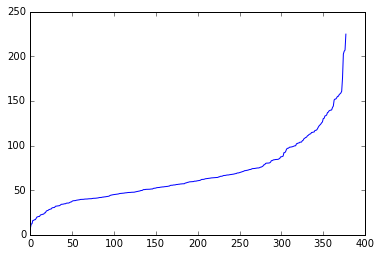

This chart was generated by the following Python code:
# -*- coding: utf-8 -*-
"""
Created on Fri Nov  1 13:43:12 2019

@author: Administrator
"""
import os
import numpy as np
import traceback
import matplotlib.pyplot as plt
import pandas as pd

def to_energy(file_msg):
    text=separate(file_msg)#每个不同的谱面
    title=[]
    BPM=-1
    level=[]
    measure=1
    energy=[]
    note_counts=[]
    total_ts=[]
    densities=[]
    for i in range(len(text)):
        flag=False
        
        for line in text[i][0]:#获取信息
            if ':' in line:[name,value]=line.split(':')
            else:continue
            if name=='TITLE':title.append(value)
            if name=='BPM':BPM=float(value)
            if name=='LEVEL':level.append(int(value))
            
        for line in text[i][0]:#仅限Oni
            if (line.lower() in('course:oni','course:3','course:4')):flag=True

        flag2=True
        for line in text[i][0]:#没写oni的也当oni（不然一堆没法统计）
            if ('course' in line.lower()): flag2=False

        if not flag and not flag2:continue
        
        count=0
        notes=[]#缓存要计算的音符值
        bpms=[]#缓存要计算的音符BPM
        measures=[]#缓存要计算的音符measure
        counts=[]#缓存要计算的音符当前小节count有多少个
        for line in text[i][1]:
            line=line.replace('#BPMCHANGE','#BPMCHANGE ')
            line=line.replace('#MEASURE','#MEASURE ')
            line=line.replace('  ',' ')
            line_split=line.split()
            if '#' in line and ' ' in line:
                name=line_split[0]
                value=line_split[1]
            #本问题只对BPM、measure和逗号前面的音符个数敏感。分歧谱面去掉
            if name=='#BRANCHSTART':return [],[],[],[]
            if name=='#BPMCHANGE':BPM=float(value)
            if name=='#MEASURE':
                [num,den]=[float(t) for t in value.split('/')]
                measure=num/den
            if '#' not in line:#是纯谱面数据
                line=line.replace(' ','')#去空格
                if ',' in line:#有逗号
                    if line==',':line='0,'
                    temp=line.index(',')
                    count+=temp
                    notes+=list(line[:temp])
                    bpms+=[BPM for i in range(temp)]
                    measures+=[measure for i in range(temp)]
                    counts+=[count for i in range(count)]
                    count=0#遇到逗号count归零
                else:
                    count+=len(line)
                    notes+=list(line)
                    bpms+=[BPM for i in range(len(line))]
                    measures+=[measure for i in range(len(line))]
                    #counts+=[count for i in range(len(line))]

        #头尾去除非1234的音符
        min_head_index=65535
        if '1' in notes:min_head_index=min([min_head_index,notes.index('1')])
        if '2' in notes:min_head_index=min([min_head_index,notes.index('2')])
        if '3' in notes:min_head_index=min([min_head_index,notes.index('3')])
        if '4' in notes:min_head_index=min([min_head_index,notes.index('4')])
        head=min_head_index
        tail=len(notes)-1
        while notes[tail] not in ['1','2','3','4']: tail-=1
        notes,bpms,measures,counts=notes[head:tail+1],bpms[head:tail+1],measures[head:tail+1],counts[head:tail+1]
        #开始计算能量
        energy_temp,note_count,i,dt,total_t=0,1,0,0,0
        while i<len(notes)-1:

            dt=240/bpms[i]*measures[i]/counts[i]
            j=i+1
            while j<len(notes) and notes[j] not in ['1','2','3','4']:
                dt+=240/bpms[j]*measures[j]/counts[j]
                j+=1
            energy_temp+=1/dt**2
            i=j
            note_count+=1
            total_t+=dt
        energy.append(energy_temp/note_count)
        note_counts.append(note_count)
        total_ts.append(total_t)
        densities.append((note_count-1)/total_t)
    print(title,level,note_counts,total_ts,densities,energy)
    return title,level,note_counts,total_ts,densities,energy
    
def separate(file_msg):#谱面和谱面信息分割开
    i,l,i_temp,part_count,l_temp=0,[],0,0,[]
    while True:
        while i<len(file_msg) and file_msg[i]!='#START' and file_msg[i]!='#END':i+=1
        if i>=len(file_msg):break
        if file_msg[i]=='#END':i+=1
        l_temp_part=[]
        for j in range(i_temp,i):l_temp_part.append(file_msg[j])
        l_temp.append(l_temp_part)
        part_count+=1
        if part_count%2==0: 
            l.append(l_temp)
            l_temp=[]
        i_temp=i
        i+=1
    return l

#读文件输出结果
file_dir='C:\\Users\\Administrator\\Desktop\\10星\\'
files = os.listdir(file_dir)
l=[]
for file in files:
    if not file.split('.')[1]=='tja':continue
    file_msg=open(file_dir+file,'r').readlines()
    for i in range(len(file_msg)):file_msg[i]=file_msg[i].strip()#去换行符
    try:
        s=list(to_energy(file_msg))
    except:
        print(traceback.format_exc())
        continue
    for i in range(len(s[2])):
        l.append([file,s[0][0],s[1][0],s[2][i],s[3][i],s[4][i],s[5][i]])
l_np=np.array(l)
l_np= l_np[l_np[:,6].astype(np.float32).argsort()]
l_np_stars=l_np[l_np[:,2].astype(np.int).argsort(),2].astype(np.int)    
s=pd.Series(l_np_stars)
s=s.groupby(by=s.values).count()
s.to_csv('C:\\Users\\Administrator\\Desktop\\stars.csv')
plt.plot(pd.DataFrame(l_np[:,[6]]))
df=pd.DataFrame(l_np)
df.to_csv('C:\\Users\\Administrator\\Desktop\\results.csv')
plt.figure()
plt.xlim([0,225])
plt.hist(pd.DataFrame(l_np[:,[6]]).astype(np.float),bins=20,alpha=0.5)
